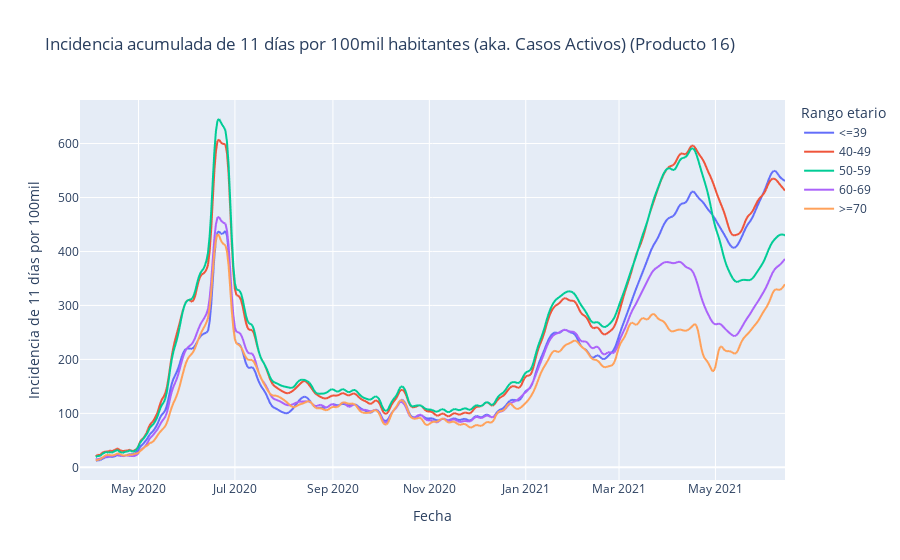

This figure's notebook cell:
### Code cell
px.line(casos_100milhab.rolling(11).sum(),
        labels={
                     "value": "Incidencia de 11 días por 100mil",
                     "x": "Día",
                     "variable": "Rango etario"
              },
        title="Incidencia acumulada de 11 días por 100mil habitantes (aka. Casos Activos) (Producto 16)")

### Figure 1 — Plotly figure (JSON) as saved in the notebook; plotly's stock layout.template omitted (floating-point values rounded to 4 significant figures; data arrays with more than 128 entries replaced by an {"elided": "..."} marker saying what was removed)
{"data": [{"hovertemplate": "Rango etario=<=39<br>Fecha=%{x}<br>Incidencia de 11 días por 100mil=%{y}<extra></extra>", "legendgroup": "<=39", "line": {"color": "#636efa", "dash": "solid"}, "mode": "lines", "name": "<=39", "showlegend": true, "type": "scattergl", "x": {"elided": "447 str values"}, "xaxis": "x", "y": {"elided": "447 float values"}, "yaxis": "y"}, {"hovertemplate": "Rango etario=40-49<br>Fecha=%{x}<br>Incidencia de 11 días por 100mil=%{y}<extra></extra>", "legendgroup": "40-49", "line": {"color": "#EF553B", "dash": "solid"}, "mode": "lines", "name": "40-49", "showlegend": true, "type": "scattergl", "x": {"elided": "447 str values"}, "xaxis": "x", "y": {"elided": "447 float values"}, "yaxis": "y"}, {"hovertemplate": "Rango etario=50-59<br>Fecha=%{x}<br>Incidencia de 11 días por 100mil=%{y}<extra></extra>", "legendgroup": "50-59", "line": {"color": "#00cc96", "dash": "solid"}, "mode": "lines", "name": "50-59", "showlegend": true, "type": "scattergl", "x": {"elided": "447 str values"}, "xaxis": "x", "y": {"elided": "447 float values"}, "yaxis": "y"}, {"hovertemplate": "Rango etario=60-69<br>Fecha=%{x}<br>Incidencia de 11 días por 100mil=%{y}<extra></extra>", "legendgroup": "60-69", "line": {"color": "#ab63fa", "dash": "solid"}, "mode": "lines", "name": "60-69", "showlegend": true, "type": "scattergl", "x": {"elided": "447 str values"}, "xaxis": "x", "y": {"elided": "447 float values"}, "yaxis": "y"}, {"hovertemplate": "Rango etario=>=70<br>Fecha=%{x}<br>Incidencia de 11 días por 100mil=%{y}<extra></extra>", "legendgroup": ">=70", "line": {"color": "#FFA15A", "dash": "solid"}, "mode": "lines", "name": ">=70", "showlegend": true, "type": "scattergl", "x": {"elided": "447 str values"}, "xaxis": "x", "y": {"elided": "447 float values"}, "yaxis": "y"}], "layout": {"autosize": true, "legend": {"title": {"text": "Rango etario"}, "tracegroupgap": 0}, "title": {"text": "Incidencia acumulada de 11 días por 100mil habitantes (aka. Casos Activos) (Producto 16)"}, "xaxis": {"anchor": "y", "autorange": true, "domain": [0, 1], "range": ["2020-03-25", "2021-06-14"], "title": {"text": "Fecha"}, "type": "date"}, "yaxis": {"anchor": "x", "autorange": true, "domain": [0, 1], "range": [-23.49, 680.6], "title": {"text": "Incidencia de 11 días por 100mil"}, "type": "linear"}}}
